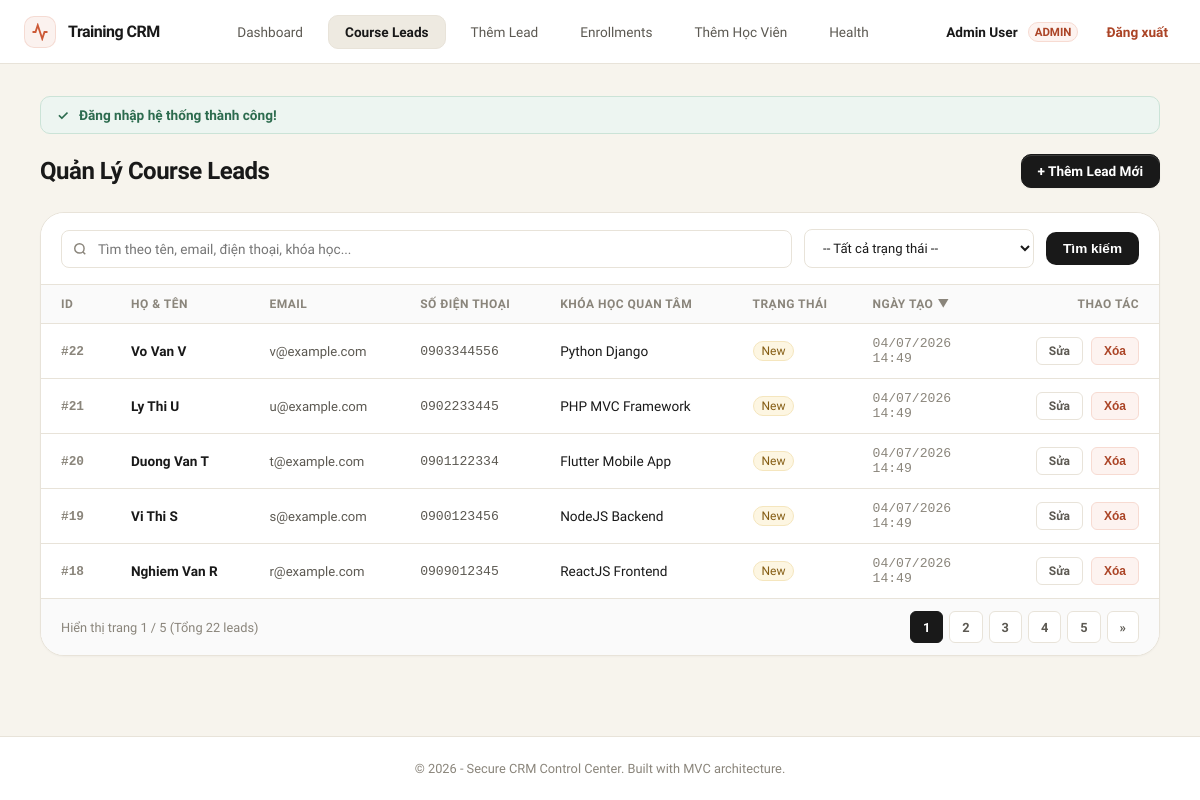
Page /leads (signed in) on the committed database.
### tables this page shows
CREATE TABLE course_leads (
    id INT AUTO_INCREMENT PRIMARY KEY,
    fullname VARCHAR(100) NOT NULL,
    email VARCHAR(150) NOT NULL UNIQUE,
    phone VARCHAR(20) DEFAULT NULL,
    status VARCHAR(50) DEFAULT 'new',
    interested_course VARCHAR(150) DEFAULT NULL,
    note TEXT DEFAULT NULL,
    created_at TIMESTAMP DEFAULT CURRENT_TIMESTAMP,
    updated_at TIMESTAMP DEFAULT CURRENT_TIMESTAMP ON UPDATE CURRENT_TIMESTAMP,
    deleted_at TIMESTAMP NULL DEFAULT NULL,
    INDEX idx_lead_status (status),
    INDEX idx_lead_created (created_at)
);

### app/Core/helpers.php (called while the page is built, shortened)
<?php
if (!function_exists('e')) {
    function e(?string $value): string {
        return htmlspecialchars($value ?? '', ENT_QUOTES | ENT_SUBSTITUTE, 'UTF-8');
    }
}
if (!function_exists('render')) {
    function render(string $view, array $data = []): void {
        extract($data);
        require __DIR__ . '/../Views/' . $view . '.php';
        require __DIR__ . '/../Views/layouts/main.php';
    }
}

### app/Controllers/LeadController.php (called while the page is built, shortened)
<?php
class LeadController
{
    private LeadService $service;
    public function __construct(LeadService $service = null)
    {
        $this->service = $service ?? new LeadService();
    }
    public function index(): void
    {
        $data = $this->service->getLeadList($_GET);
        render('leads/index', array_merge(['title' => 'Quản Lý Course Leads'], $data));
    }
}

### public/index.php (called while the page is built, shortened)
<?php
spl_autoload_register(function ($class) {
    $prefix = 'App\\';
    $base_dir = __DIR__ . '/../app/';
    $len = strlen($prefix);
    $relative_class = substr($class, $len);
    $file = $base_dir . str_replace('\\', '/', $relative_class) . '.php';
});
require_once __DIR__ . '/../app/Core/helpers.php';
try {
    $router = new Router();
    $router->add('GET', '/', 'HomeController@index');
    $router->add('POST', '/leads/public-store', 'HomeController@publicStore');
    $router->add('GET', '/login', 'AuthController@login');
    $router->add('POST', '/login', 'AuthController@handleLogin');
    $router->add('POST', '/logout', 'AuthController@logout');
    $router->add('GET', '/dashboard', 'DashboardController@index');
    $router->add('GET', '/leads', 'LeadController@index');
    $router->add('GET', '/leads/create', 'LeadController@create');
    $router->add('POST', '/leads/store', 'LeadController@store');
    $router->add('GET', '/leads/edit', 'LeadController@edit');
    $router->add('POST', '/leads/update', 'LeadController@update');
    $router->add('POST', '/leads/delete', 'LeadController@delete');
    $router->add('GET', '/enrollments', 'EnrollmentController@index');
    $router->add('GET', '/enrollments/create', 'EnrollmentController@create');
    $router->add('POST', '/enrollments/store', 'EnrollmentController@store');
    $router->add('GET', '/enrollments/edit', 'EnrollmentController@edit');
    $router->add('POST', '/enrollments/update', 'EnrollmentController@update');
    $router->add('POST', '/enrollments/delete', 'EnrollmentController@delete');
    $router->add('GET', '/health', 'HealthController@index');
    $router->dispatch($_SERVER['REQUEST_METHOD'], $_SERVER['REQUEST_URI']);
} catch (\Throwable $e) {
    http_response_code(500);
    log_message("Exception: " . $e->getMessage() . "\n" . $e->getTraceAsString());
    $appConfig = file_exists(__DIR__ . '/../config/app.php') ? require __DIR__ . '/../config/app.php' : ['debug' => false];
    $errorMessage = ($appConfig['debug'] ?? false) ? $e->getMessage() : 'Đã có lỗi hệ thống xảy ra. Vui lòng liên hệ quản trị viên.';
    render('errors/500', [
        'title' => '500 Internal Error',
        'message' => $errorMessage
    ]);
}

### app/Repositories/LeadRepository.php (called while the page is built, shortened)
<?php
class LeadRepository
{
    private PDO $db;
    public function __construct(PDO $db = null)
    {
        $this->db = $db ?? \App\Core\Database::getInstance();
    }
    public function countAll(string $keyword = '', string $status = ''): int
    {
        $sql = "SELECT COUNT(*) AS total FROM course_leads WHERE deleted_at IS NULL";
        $params = [];
        $stmt = $this->db->prepare($sql);
        $stmt->execute($params);
        return (int)($stmt->fetch()['total'] ?? 0);
    }
    public function getPaginated(string $keyword, string $status, int $limit, int $offset, string $sort = 'created_at', string $direction = 'DESC'): array
    {
        $allowedSort = ['id', 'fullname', 'email', 'phone', 'status', 'interested_course', 'created_at'];
        $direction = strtoupper($direction) === 'ASC' ? 'ASC' : 'DESC';
        $sql = "SELECT * FROM course_leads WHERE deleted_at IS NULL";
        $params = [];
        $sql .= " ORDER BY {$sort} {$direction} LIMIT :limit OFFSET :offset";
        $stmt = $this->db->prepare($sql);
        $stmt->bindValue(':limit', $limit, PDO::PARAM_INT);
        $stmt->bindValue(':offset', $offset, PDO::PARAM_INT);
        $stmt->execute();
        return $stmt->fetchAll();
    }
}

### config/database.php (called while the page is built)
<?php
return [
    'host'     => getenv('DB_HOST') ?: '127.0.0.1',
    'database' => getenv('DB_NAME') ?: 'training_crm',
    'username' => getenv('DB_USER') ?: 'root',
    'password' => getenv('DB_PASS') !== false ? getenv('DB_PASS') : 'root',
    'charset'  => 'utf8mb4',
];

### app/Core/Database.php (called while the page is built, shortened)
<?php
class Database
{
    private static ?PDO $instance = null;
    public static function getInstance(): PDO
    {
        if (self::$instance === null) {
            $config = require __DIR__ . '/../../config/database.php';
            $dsn = "mysql:host={$config['host']};dbname={$config['database']};charset={$config['charset']}";
            self::$instance = new PDO($dsn, $config['username'], $config['password'], [
                PDO::ATTR_ERRMODE => PDO::ERRMODE_EXCEPTION,
                PDO::ATTR_DEFAULT_FETCH_MODE => PDO::FETCH_ASSOC,
                PDO::ATTR_EMULATE_PREPARES => false,
            ]);
        }
        return self::$instance;
    }
}

### app/Services/LeadService.php (called while the page is built, shortened)
<?php
class LeadService
{
    private LeadRepository $repo;
    public function __construct(LeadRepository $repo = null)
    {
        $this->repo = $repo ?? new LeadRepository();
    }
    public function getLeadList(array $query): array
    {
        $keyword = trim($query['q'] ?? '');
        $status = trim($query['status'] ?? '');
        $page = max(1, (int)($query['page'] ?? 1));
        $perPage = 5;
        $sort = trim($query['sort'] ?? 'created_at');
        $direction = trim($query['direction'] ?? 'desc');
        $totalItems = $this->repo->countAll($keyword, $status);
        $totalPages = max(1, (int)ceil($totalItems / $perPage));
        $page = min($page, $totalPages);
        $offset = ($page - 1) * $perPage;
        return [
            'leads' => $this->repo->getPaginated($keyword, $status, $perPage, $offset, $sort, $direction),
            'keyword' => $keyword,
            'status' => $status,
            'page' => $page,
            'totalPages' => $totalPages,
            'totalItems' => $totalItems,
            'sort' => $sort,
            'direction' => $direction,
        ];
    }
}

### app/Views/leads/index.php (the view, shortened to what this page needs)
<div class="index-header">
    <h1><?= e($title) ?></h1>
    <a href="/leads/create" class="btn primary">+ Thêm Lead Mới</a>
</div>
<div class="data-card">
    <div class="data-card-header">
        <form method="GET" action="/leads" class="toolbar">
            <div class="search-input-group">
                <input type="text" name="q" value="<?= e($keyword) ?>" placeholder="Tìm theo tên, email, điện thoại, khóa học...">
            </div>
            <div class="filter-group">
                <select name="status">
                    <option value="">-- Tất cả trạng thái --</option>
                </select>
            </div>
            <button type="submit" class="btn btn-search">Tìm kiếm</button>
        </form>
    </div>
    <div class="table-core">
        <table>
            <thead>
                <tr>
                    <?php
                    $toggleDirection = ($direction === 'asc') ? 'desc' : 'asc';
                    $headers = [
                        'id' => 'ID',
                        'fullname' => 'Họ & Tên',
                        'email' => 'Email',
                        'phone' => 'Số điện thoại',
                        'interested_course' => 'Khóa học quan tâm',
                        'status' => 'Trạng thái',
                        'created_at' => 'Ngày tạo'
                    ];
                    foreach ($headers as $col => $label):
                        $isActive = ($sort === $col);
                        $arrow = '';
                        if ($isActive) {
                            $arrow = ($direction === 'asc') ? ' ▲' : ' ▼';
                        }
                        $sortUrl = "/leads?q=" . urlencode($keyword) . "&status=" . urlencode($status) . "&sort={$col}&direction=" . ($isActive ? $toggleDirection : 'asc');
                        $thStyle = '';
                        if ($col === 'id') $thStyle = 'style="width: 70px; white-space: nowrap;"';
                        elseif ($col === 'fullname') $thStyle = 'style="white-space: nowrap;"';
                        elseif ($col === 'email') $thStyle = 'style="max-width: 220px; white-space: nowrap;"';
                        elseif ($col === 'phone') $thStyle = 'style="width: 140px; white-space: nowrap;"';
                        elseif ($col === 'interested_course') $thStyle = 'style="white-space: nowrap;"';
                        elseif ($col === 'status') $thStyle = 'style="width: 120px; white-space: nowrap;"';
                        elseif ($col === 'created_at') $thStyle = 'style="width: 150px; white-space: nowrap;"';
                    ?>
                        <th <?= $thStyle ?>>
                            <a href="<?= $sortUrl ?>" style="color: inherit; text-decoration: none; display: flex; align-items: center; gap: 4px; white-space: nowrap;">
                                <?= e($label) ?><span style="font-size: 0.7rem;"><?= $arrow ?></span>
                            </a>
                        </th>
                    <?php endforeach; ?>
                    <th class="text-right">Thao tác</th>
                </tr>
            </thead>
            <tbody>
                <?php if (empty($leads)): ?>
                    <tr>
                        <td colspan="8" class="text-center text-muted" style="padding: 30px;">Không có dữ liệu phù hợp.</td>
                    </tr>
                <?php else: ?>
                    <?php foreach ($leads as $lead): ?>
                        <tr>
                            <td style="font-family: var(--font-mono); font-size: 0.8rem; color: var(--text-muted); font-weight: 600;">#<?= e((string)$lead['id']) ?></td>
                            <td style="white-space: nowrap; font-weight: 600; color: var(--text-main);"><?= e($lead['fullname']) ?></td>
                            <td style="font-size: 0.82rem; color: var(--text-secondary); max-width: 220px; overflow: hidden; text-overflow: ellipsis; white-space: nowrap;" title="<?= e($lead['email']) ?>"><?= e($lead['email']) ?></td>
                            <td style="font-family: var(--font-mono); font-size: 0.82rem; color: var(--text-secondary);"><?= e($lead['phone'] ?: '-') ?></td>
                            <td style="font-weight: 500; color: var(--text-main);"><?= e($lead['interested_course'] ?: '-') ?></td>
                            <td>
                                <?php
                                $statusClass = 'badge-other';
                                if ($lead['status'] === 'new') $statusClass = 'badge-pending';
                                elseif ($lead['status'] === 'contacted') $statusClass = 'badge-confirmed';
                                elseif ($lead['status'] === 'enrolled') $statusClass = 'badge-completed';
                                elseif ($lead['status'] === 'lost') $statusClass = 'badge-cancelled';
                                ?>
                                <span class="badge <?= $statusClass ?>"><?= ucfirst(e($lead['status'])) ?></span>
                            </td>
                            <td style="font-family: var(--font-mono); font-size: 0.82rem; color: var(--text-muted);"><?= e(date('d/m/Y H:i', strtotime($lead['created_at']))) ?></td>
                            <td class="text-right">
                                <div class="actions-wrapper">
                                    <a href="/leads/edit?id=<?= e((string)$lead['id']) ?>" class="btn edit-btn">Sửa</a>
                                    <form method="POST" action="/leads/delete" style="display: inline;" onsubmit="return confirm('Bạn có chắc chắn muốn xóa lead này?');">
                                        <button type="submit" class="btn danger-btn">Xóa</button>
                                    </form>
                                </div>
                            </td>
                        </tr>
                    <?php endforeach; ?>
                <?php endif; ?>
            </tbody>
        </table>
    </div>
    <?php if ($totalPages > 1): ?>
        <div class="data-card-footer">
            <div class="pagination">
                <span class="text-muted" style="font-size: 0.8rem;">
                    Hiển thị trang <?= e((string)$page) ?> / <?= e((string)$totalPages) ?> (Tổng <?= e((string)$totalItems) ?> leads)
                </span>
                <div class="page-numbers">
                    <?php for ($i = 1; $i <= $totalPages; $i++): ?>
                        <a href="/leads?page=<?= $i ?>&q=<?= urlencode($keyword) ?>&status=<?= urlencode($status) ?>&sort=<?= e($sort) ?>&direction=<?= e($direction) ?>" class="page-link <?= $page === $i ? 'active' : '' ?>">
                            <?= $i ?>
                        </a>
                    <?php endfor; ?>
                    <?php if ($page < $totalPages): ?>
                        <a href="/leads?page=<?= $page + 1 ?>&q=<?= urlencode($keyword) ?>&status=<?= urlencode($status) ?>&sort=<?= e($sort) ?>&direction=<?= e($direction) ?>" class="page-link">&raquo;</a>
                    <?php endif; ?>
                </div>
            </div>
        </div>
    <?php endif; ?>
</div>

### app/Core/Router.php (shortened to what this page needs)
<?php
class Router
{
    private array $routes = [];
    public function add(string $method, string $path, string $handler): void
    {
        $this->routes[] = [
            'method' => strtoupper($method),
            'path' => $path,
            'handler' => $handler
        ];
    }
    public function dispatch(string $method, string $uri): void
    {
        $method = strtoupper($method);
        $parts = parse_url($uri);
        $path = $parts['path'] ?? '/';
        foreach ($this->routes as $route) {
            if ($route['path'] === $path) {
                if ($route['method'] === $method) {
                    [$controllerName, $action] = explode('@', $route['handler']);
                    $className = "App\\Controllers\\" . $controllerName;
                    if (class_exists($className)) {
                        $controller = new $className();
                        if (method_exists($controller, $action)) {
                            $controller->$action();
                            return;
                        }
                    }
                    throw new \Exception("Handler {$route['handler']} not found.");
                }
            }
        }
        exit;
    }
}

### rows in the picture
course_leads: id "22", fullname "Vo Van V", email "v@example.com", phone "0903344556", interested_course "Python Django", status "New", created_at "04/07/2026 14:49"
course_leads: id "21", fullname "Ly Thi U", email "u@example.com", phone "0902233445", interested_course "PHP MVC Framework", status "New", created_at "04/07/2026 14:49"
course_leads: id "20", fullname "Duong Van T", email "t@example.com", phone "0901122334", interested_course "Flutter Mobile App", status "New", created_at "04/07/2026 14:49"
course_leads: id "19", fullname "Vi Thi S", email "s@example.com", phone "0900123456", interested_course "NodeJS Backend", status "New", created_at "04/07/2026 14:49"
course_leads: id "18", fullname "Nghiem Van R", email "r@example.com", phone "0909012345", interested_course "ReactJS Frontend", status "New", created_at "04/07/2026 14:49"

### other values in the picture
$label "ID"
$label "HỌ & TÊN"
$label "EMAIL"
$label "SỐ ĐIỆN THOẠI"
$label "KHÓA HỌC QUAN TÂM"
$label "TRẠNG THÁI"
$label "NGÀY TẠO"
$arrow "▼"
$page "1"
$totalPages "5"
$totalItems "22"
